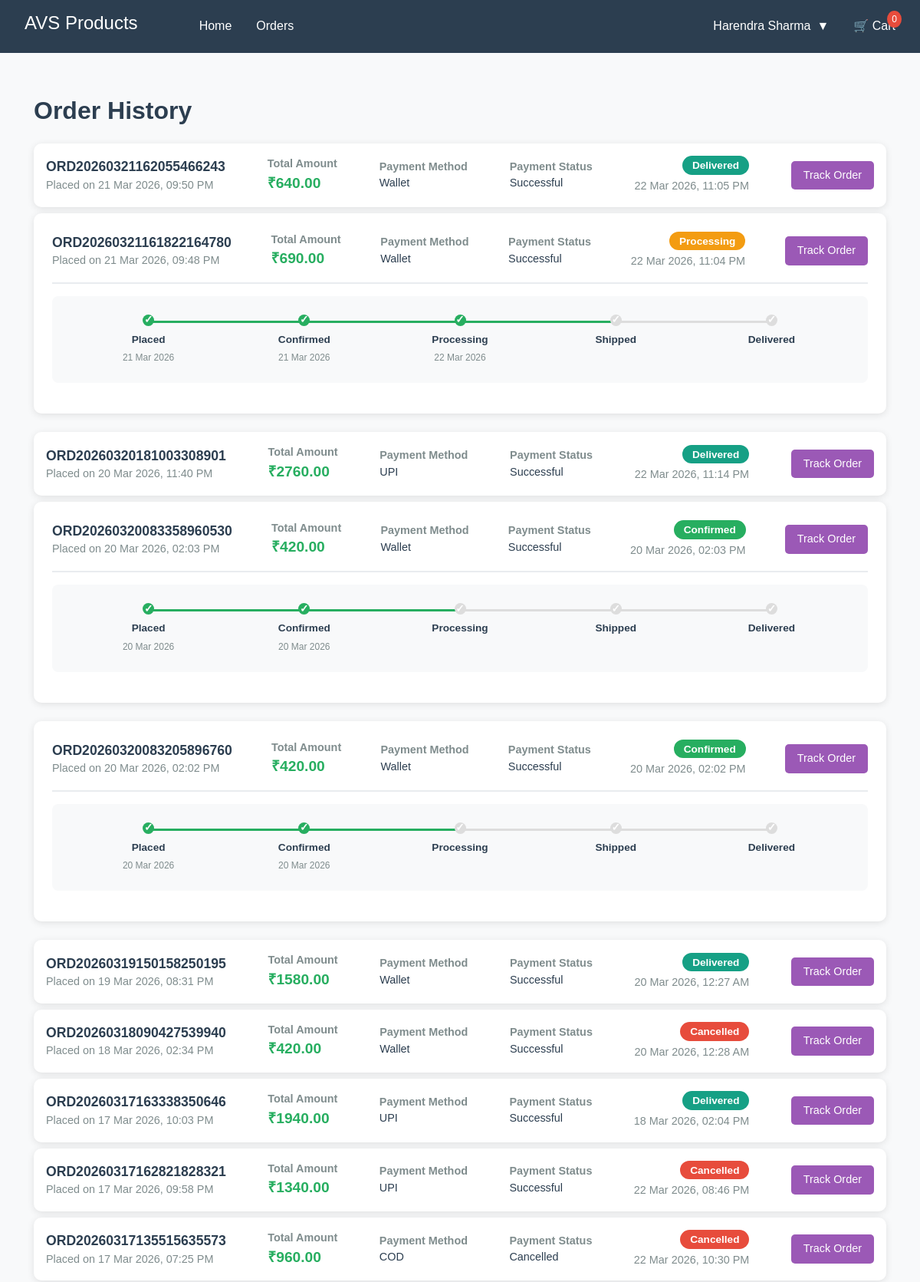
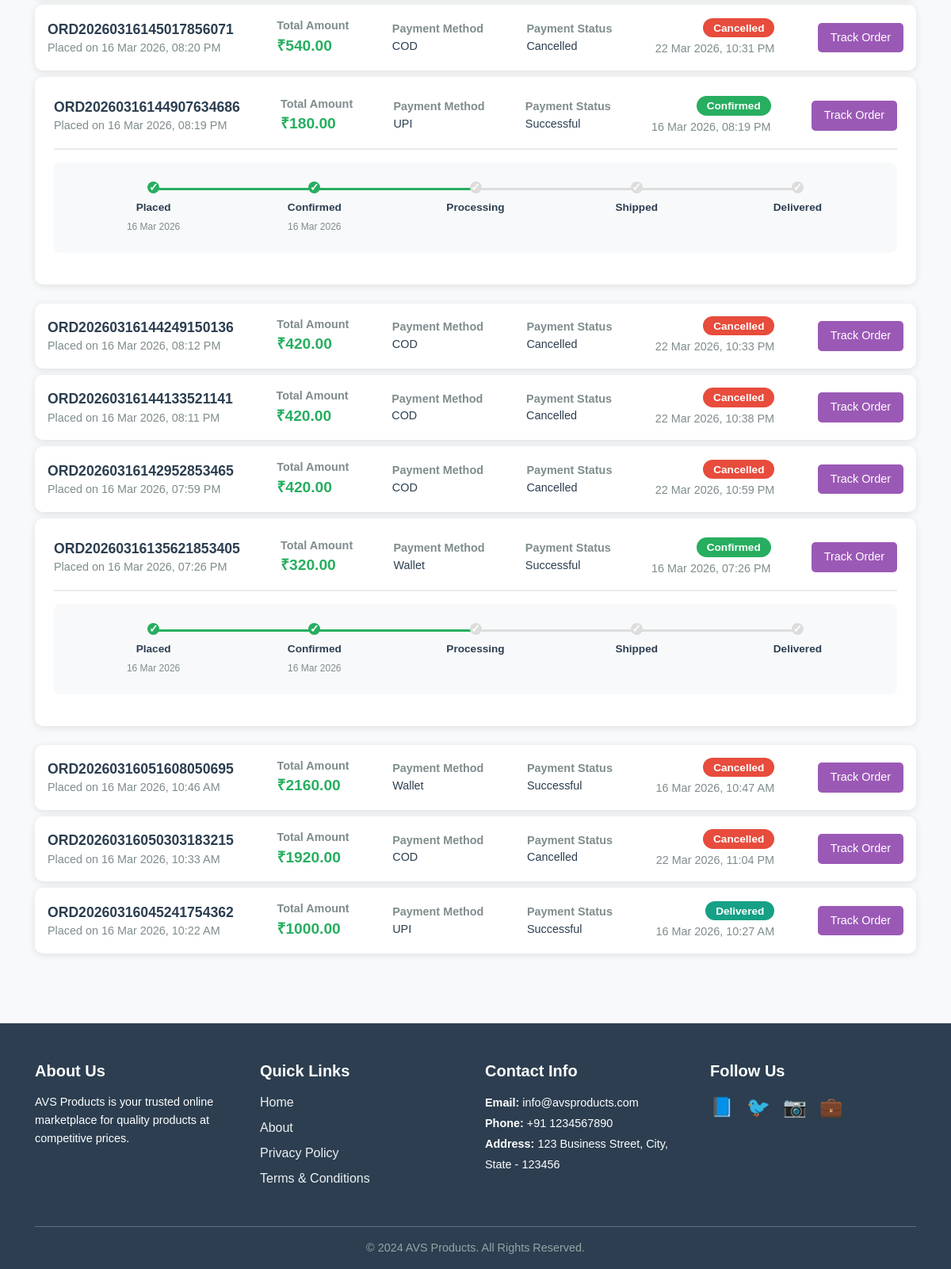
/orders/ (signed in), run on the app's committed database (2 pictures, top to bottom).
### customer/models.py (models this page shows, shortened)
class Customer(models.Model):
    first_name = models.CharField(max_length=100)
    middle_name = models.CharField(max_length=100, blank=True, null=True)
    last_name = models.CharField(max_length=100)
    email = models.EmailField(unique=True)
    phone = models.CharField(max_length=20)
    username = models.CharField(max_length=100, unique=True)
    password = models.CharField(max_length=255)
    created_at = models.DateTimeField(auto_now_add=True)
    status = models.BooleanField(default=True)
    disabled_at = models.DateTimeField(blank=True, null=True)
    class Meta:
        db_table = 'customer'

### management/models.py (models this page shows, shortened)
class Order(models.Model):
    ORDER_STATUS_CHOICES = [
        ('Pending', 'Pending'),
        ('Placed', 'Placed'),
        ('Confirmed', 'Confirmed'),
        ('Processing', 'Processing'),
        ('Shipped', 'Shipped'),
        ('Delivered', 'Delivered'),
        ('Cancelled', 'Cancelled'),
    ]
    PAYMENT_METHOD_CHOICES = [
        ('Wallet', 'Wallet'),
        ('Cash', 'Cash'),
        ('COD', 'COD'),
        ('Card', 'Card'),
        ('UPI', 'UPI'),
        ('Net Banking', 'Net Banking'),
    ]
    PAYMENT_STATUS_CHOICES = [
        ('Pending', 'Pending'),
        ('Successful', 'Successful'),
        ('Failed', 'Failed'),
        ('Cancelled', 'Cancelled'),
    ]
    PLACED_TYPE_CHOICES = [
        ('Online', 'Online'),
        ('Offline', 'Offline'),
    ]
    ORDER_TYPE_CHOICES = [
        ('New', 'New'),
        ('Return', 'Return'),
        ('Exchange', 'Exchange'),
        ('Cancel', 'Cancel'),
    ]
    order_id = models.CharField(max_length=50, primary_key=True)
    customer_name = models.CharField(max_length=255)
    customer_email = models.EmailField()
    customer_phone = models.CharField(max_length=20)
    bill_name = models.CharField(max_length=255)
    bill_phone = models.CharField(max_length=20)
    bill_address1 = models.CharField(max_length=255)
    bill_address2 = models.CharField(max_length=255, blank=True, null=True)
    bill_city = models.CharField(max_length=100)
    bill_state = models.CharField(max_length=100)
    bill_pin = models.CharField(max_length=10)
    bill_country = models.CharField(max_length=100, default='India')
    ship_name = models.CharField(max_length=255)
    ship_phone = models.CharField(max_length=20)
    ship_address1 = models.CharField(max_length=255)
    ship_address2 = models.CharField(max_length=255, blank=True, null=True)
    ship_city = models.CharField(max_length=100)
    ship_state = models.CharField(max_length=100)
    ship_pin = models.CharField(max_length=10)
    ship_country = models.CharField(max_length=100, default='India')
    total_amount = models.DecimalField(max_digits=10, decimal_places=2)
    delivery_charge = models.DecimalField(max_digits=10, decimal_places=2, default=0)
    sold_by = models.CharField(max_length=100)
    order_status = models.CharField(max_length=20, choices=ORDER_STATUS_CHOICES, default='Placed')
    payment_method = models.CharField(max_length=50, choices=PAYMENT_METHOD_CHOICES)
    payment_status = models.CharField(max_length=20, choices=PAYMENT_STATUS_CHOICES, default='Pending')
    placed_type = models.CharField(max_length=20, choices=PLACED_TYPE_CHOICES)
    old_order_id = models.CharField(max_length=50, blank=True, null=True)
    order_type = models.CharField(max_length=20, choices=ORDER_TYPE_CHOICES, default='New')
    transaction_id = models.CharField(max_length=100, blank=True, null=True)
    tracking_number = models.CharField(max_length=100, blank=True, null=True)
    items_details = models.TextField(blank=True, null=True)
    placed_at = models.DateTimeField(auto_now_add=True)
    placed_by = models.CharField(max_length=100, blank=True, null=True)
    confirmed_at = models.DateTimeField(blank=True, null=True)
    confirmed_by = models.CharField(max_length=100, blank=True, null=True)
    confirmed_comments = models.TextField(blank=True, null=True)
    processing_at = models.DateTimeField(blank=True, null=True)
    processing_by = models.CharField(max_length=100, blank=True, null=True)
    processing_comments = models.TextField(blank=True, null=True)
    shipped_at = models.DateTimeField(blank=True, null=True)
    shipped_by = models.CharField(max_length=100, blank=True, null=True)
    shipped_comments = models.TextField(blank=True, null=True)
    delivered_at = models.DateTimeField(blank=True, null=True)
    delivered_by = models.CharField(max_length=100, blank=True, null=True)
    delivered_comments = models.TextField(blank=True, null=True)
    cancelled_at = models.DateTimeField(blank=True, null=True)
    cancelled_by = models.CharField(max_length=100, blank=True, null=True)
    cancelled_comments = models.TextField(blank=True, null=True)
    created_at = models.DateTimeField(auto_now_add=True)
    created_by = models.CharField(max_length=100)
    modified_at = models.DateTimeField(auto_now=True)
    modified_by = models.CharField(max_length=100, blank=True, null=True)
    modified_comments = models.TextField(blank=True, null=True)
    invoice_no = models.IntegerField(unique=True, null=True, blank=True)
    class Meta:
        db_table = 'business_order'

### customer/views.py (the view)
# urls.py: path('orders/', views.order_history, name='order_history'),
def order_history(request):
    if not request.session.get('is_logged_in'):
        return redirect('login')
    username = request.session.get('user_id')
    user = Customer.objects.filter(username=username).first()
    orders = Order.objects.filter(created_by=username).order_by('-created_at')
    return render(request, 'customer/order_history.html', {'orders': orders, 'user': user})

### templates/customer/order_history.html (shortened to what this page needs)
{% extends 'customer/base.html' %}
{% block content %}
<div class="container mt-4">
    <h2 class="mb-4" style="color: #2c3e50; font-weight: bold;">Order History</h2>
    {% if orders %}
        {% for order in orders %}
        <div class="order-card{% if order.order_status == 'Delivered' or order.order_status == 'Cancelled' %} compact{% endif %}">
            <div class="order-header" onclick="showOrderDetailsModal('{{ order.order_id }}')" style="cursor: pointer;">
                <div>
                    <div class="order-id" style="color: #2c3e50;">{{ order.order_id }}</div>
                    <div class="order-date">Placed on {{ order.placed_at|date:"d M Y, h:i A" }}</div>
                </div>
                <div class="detail-item">
                    <div class="detail-label">Total Amount</div>
                    <div class="detail-value" style="font-size: 1.2rem; font-weight: bold; color: #27ae60;">₹{{ order.total_amount }}</div>
                </div>
                <div class="detail-item">
                    <div class="detail-label">Payment Method</div>
                    <div class="detail-value">{{ order.payment_method }}</div>
                </div>
                <div class="detail-item">
                    <div class="detail-label">Payment Status</div>
                    <div class="detail-value">{{ order.payment_status }}</div>
                </div>
                <div style="text-align: right;">
                    <span class="status-badge status-{{ order.order_status|lower }}">{{ order.order_status }}</span>
                    <div class="order-date" style="margin-top: 0.3rem;">
                        {% if order.order_status == 'Placed' and order.placed_at %}{{ order.placed_at|date:"d M Y, h:i A" }}
                        {% elif order.order_status == 'Confirmed' and order.confirmed_at %}{{ order.confirmed_at|date:"d M Y, h:i A" }}
                        {% elif order.order_status == 'Processing' and order.processing_at %}{{ order.processing_at|date:"d M Y, h:i A" }}
                        {% elif order.order_status == 'Shipped' and order.shipped_at %}{{ order.shipped_at|date:"d M Y, h:i A" }}
                        {% elif order.order_status == 'Delivered' and order.delivered_at %}{{ order.delivered_at|date:"d M Y, h:i A" }}
                        {% elif order.order_status == 'Cancelled' and order.cancelled_at %}{{ order.cancelled_at|date:"d M Y, h:i A" }}
                        {% endif %}
                    </div>
                </div>
                <div style="display: flex; gap: 0.5rem;">
                <button class="view-details-btn" style="background: #9b59b6;" onclick="event.stopPropagation(); showTrackingModal('{{ order.order_id }}')">Track Order</button>
            </div>
            </div>
            {% if order.order_status != 'Delivered' and order.order_status != 'Cancelled' %}
            <div class="tracking-horizontal">
                <div class="h-step {% if order.placed_at %}completed{% endif %}">
                    <div class="h-step-icon">✓</div>
                    <div class="h-step-label">Placed</div>
                    {% if order.placed_at %}<div class="h-step-time">{{ order.placed_at|date:"d M Y" }}</div>{% endif %}
                </div>
                <div class="h-step {% if order.confirmed_at %}completed{% endif %}">
                    <div class="h-step-icon">✓</div>
                    <div class="h-step-label">Confirmed</div>
                    {% if order.confirmed_at %}<div class="h-step-time">{{ order.confirmed_at|date:"d M Y" }}</div>{% endif %}
                </div>
                <div class="h-step {% if order.processing_at %}completed{% endif %}">
                    <div class="h-step-icon">✓</div>
                    <div class="h-step-label">Processing</div>
                    {% if order.processing_at %}<div class="h-step-time">{{ order.processing_at|date:"d M Y" }}</div>{% endif %}
                </div>
                <div class="h-step {% if order.shipped_at %}completed{% endif %}">
                    <div class="h-step-icon">✓</div>
                    <div class="h-step-label">Shipped</div>
                </div>
                <div class="h-step {% if order.delivered_at %}completed{% endif %}">
                    <div class="h-step-icon">✓</div>
                    <div class="h-step-label">Delivered</div>
                </div>
            </div>
            {% endif %}
        </div>
        {% endfor %}
    {% endif %}
</div>
{% endblock %}

### templates/customer/base.html (shortened to what this page needs)
<!DOCTYPE html>
<html lang="en">
<head>
    <link href="https://cdn.jsdelivr.net/npm/bootstrap@5.1.3/dist/css/bootstrap.min.css" rel="stylesheet">
</head>
<body>
    <nav>
        <div style="display: flex; align-items: center; gap: 3rem;">
            <h1>AVS Products</h1>
            <ul style="margin: 0;">
                <li><a href="{% url 'home' %}">Home</a></li>
                <li><a href="{% url 'order_history' %}">Orders</a></li>
            </ul>
        </div>
        <ul style="margin: 0;">
            {% if user and user.username %}
            <li class="profile-dropdown">
                <button class="profile-btn" onclick="toggleProfileDropdown()">
                    <span>{{ user.first_name }} {% if user.middle_name %}{{ user.middle_name }} {% endif %}{{ user.last_name }}</span>
                    <span>▼</span>
                </button>
            </li>
            {% else %}
            <li><a href="{% url 'login' %}">Login</a></li>
            {% endif %}
            <li class="cart-icon">
                <a href="{% url 'checkout' %}">🛒 Cart <span class="cart-count" id="cartCount">0</span></a>
            </li>
        </ul>
    </nav>
    <main>
        {% block content %}{% endblock %}
    </main>
    <footer style="background: #2c3e50; color: white; padding: 3rem 2rem 1rem; margin-top: 3rem;">
        <div class="container-fluid">
            <div class="row">
                <div class="col-md-3">
                    <h5 style="margin-bottom: 1rem; font-weight: bold;">About Us</h5>
                    <p style="font-size: 0.9rem; line-height: 1.6;">AVS Products is your trusted online marketplace for quality products at competitive prices.</p>
                </div>
                <div class="col-md-3">
                    <h5 style="margin-bottom: 1rem; font-weight: bold;">Quick Links</h5>
                    <ul style="list-style: none; padding: 0;">
                        <li style="margin-bottom: 0.5rem;"><a href="{% url 'home' %}" style="color: #ecf0f1; text-decoration: none;">Home</a></li>
                        <li style="margin-bottom: 0.5rem;"><a href="#" style="color: #ecf0f1; text-decoration: none;">About</a></li>
                        <li style="margin-bottom: 0.5rem;"><a href="#" style="color: #ecf0f1; text-decoration: none;">Privacy Policy</a></li>
                        <li style="margin-bottom: 0.5rem;"><a href="#" style="color: #ecf0f1; text-decoration: none;">Terms & Conditions</a></li>
                    </ul>
                </div>
                <div class="col-md-3">
                    <h5 style="margin-bottom: 1rem; font-weight: bold;">Contact Info</h5>
                    <p style="font-size: 0.9rem; line-height: 1.8; margin: 0;">
                        <strong>Email:</strong> info@avsproducts.com<br>
                        <strong>Phone:</strong> +91 1234567890<br>
                        <strong>Address:</strong> 123 Business Street, City, State - 123456
                    </p>
                </div>
                <div class="col-md-3">
                    <h5 style="margin-bottom: 1rem; font-weight: bold;">Follow Us</h5>
                    <div style="display: flex; gap: 1rem; font-size: 1.5rem;">
                        <a href="#" style="color: #ecf0f1; text-decoration: none;">📘</a>
                        <a href="#" style="color: #ecf0f1; text-decoration: none;">🐦</a>
                        <a href="#" style="color: #ecf0f1; text-decoration: none;">📷</a>
                        <a href="#" style="color: #ecf0f1; text-decoration: none;">💼</a>
                    </div>
                </div>
            </div>
            <hr style="border-color: #34495e; margin: 2rem 0 1rem;">
            <div class="text-center" style="font-size: 0.9rem; color: #95a5a6;">
                <p style="margin: 0;">&copy; 2024 AVS Products. All Rights Reserved.</p>
            </div>
        </div>
    </footer>
</body>
</html>

### data on the page
Customer: first_name "Harendra", last_name "Sharma"
Order: order_id "ORD20260321162055466243", placed_at "21 Mar 2026, 09:50 PM", total_amount "640.00", payment_method "Wallet", payment_status "Successful", order_status "Delivered", delivered_at "22 Mar 2026, 11:05 PM"
Order: order_id "ORD20260321161822164780", placed_at "21 Mar 2026, 09:48 PM", total_amount "690.00", payment_method "Wallet", payment_status "Successful", order_status "Processing", processing_at "22 Mar 2026, 11:04 PM", placed_at "21 Mar 2026", confirmed_at "21 Mar 2026", processing_at "22 Mar 2026"
Order: order_id "ORD20260320181003308901", placed_at "20 Mar 2026, 11:40 PM", total_amount "2760.00", payment_method "UPI", payment_status "Successful", order_status "Delivered", delivered_at "22 Mar 2026, 11:14 PM"
Order: order_id "ORD20260320083358960530", placed_at "20 Mar 2026, 02:03 PM", total_amount "420.00", payment_method "Wallet", payment_status "Successful", order_status "Confirmed", confirmed_at "20 Mar 2026, 02:03 PM", placed_at "20 Mar 2026", confirmed_at "20 Mar 2026"
Order: order_id "ORD20260320083205896760", placed_at "20 Mar 2026, 02:02 PM", total_amount "420.00", payment_method "Wallet", payment_status "Successful", order_status "Confirmed", confirmed_at "20 Mar 2026, 02:02 PM", placed_at "20 Mar 2026", confirmed_at "20 Mar 2026"
Order: order_id "ORD20260319150158250195", placed_at "19 Mar 2026, 08:31 PM", total_amount "1580.00", payment_method "Wallet", payment_status "Successful", order_status "Delivered", delivered_at "20 Mar 2026, 12:27 AM"
Order: order_id "ORD20260318090427539940", placed_at "18 Mar 2026, 02:34 PM", total_amount "420.00", payment_method "Wallet", payment_status "Successful", order_status "Cancelled", cancelled_at "20 Mar 2026, 12:28 AM"
Order: order_id "ORD20260317163338350646", placed_at "17 Mar 2026, 10:03 PM", total_amount "1940.00", payment_method "UPI", payment_status "Successful", order_status "Delivered", delivered_at "18 Mar 2026, 02:04 PM"
Order: order_id "ORD20260317162821828321", placed_at "17 Mar 2026, 09:58 PM", total_amount "1340.00", payment_method "UPI", payment_status "Successful", order_status "Cancelled", cancelled_at "22 Mar 2026, 08:46 PM"
Order: order_id "ORD20260317135515635573", placed_at "17 Mar 2026, 07:25 PM", total_amount "960.00", payment_method "COD", payment_status "Cancelled", order_status "Cancelled", cancelled_at "22 Mar 2026, 10:30 PM"
Order: order_id "ORD20260316145017856071", placed_at "16 Mar 2026, 08:20 PM", total_amount "540.00", payment_method "COD", payment_status "Cancelled", order_status "Cancelled", cancelled_at "22 Mar 2026, 10:31 PM"
Order: order_id "ORD20260316144907634686", placed_at "16 Mar 2026, 08:19 PM", total_amount "180.00", payment_method "UPI", payment_status "Successful", order_status "Confirmed", confirmed_at "16 Mar 2026, 08:19 PM", placed_at "16 Mar 2026", confirmed_at "16 Mar 2026"
Order: order_id "ORD20260316144249150136", placed_at "16 Mar 2026, 08:12 PM", total_amount "420.00", payment_method "COD", payment_status "Cancelled", order_status "Cancelled", cancelled_at "22 Mar 2026, 10:33 PM"
Order: order_id "ORD20260316144133521141", placed_at "16 Mar 2026, 08:11 PM", total_amount "420.00", payment_method "COD", payment_status "Cancelled", order_status "Cancelled", cancelled_at "22 Mar 2026, 10:38 PM"
Order: order_id "ORD20260316142952853465", placed_at "16 Mar 2026, 07:59 PM", total_amount "420.00", payment_method "COD", payment_status "Cancelled", order_status "Cancelled", cancelled_at "22 Mar 2026, 10:59 PM"
Order: order_id "ORD20260316135621853405", placed_at "16 Mar 2026, 07:26 PM", total_amount "320.00", payment_method "Wallet", payment_status "Successful", order_status "Confirmed", confirmed_at "16 Mar 2026, 07:26 PM", placed_at "16 Mar 2026", confirmed_at "16 Mar 2026"
Order: order_id "ORD20260316051608050695", placed_at "16 Mar 2026, 10:46 AM", total_amount "2160.00", payment_method "Wallet", payment_status "Successful", order_status "Cancelled", cancelled_at "16 Mar 2026, 10:47 AM"
Order: order_id "ORD20260316050303183215", placed_at "16 Mar 2026, 10:33 AM", total_amount "1920.00", payment_method "COD", payment_status "Cancelled", order_status "Cancelled", cancelled_at "22 Mar 2026, 11:04 PM"
Order: order_id "ORD20260316045241754362", placed_at "16 Mar 2026, 10:22 AM", total_amount "1000.00", payment_method "UPI", payment_status "Successful", order_status "Delivered", delivered_at "16 Mar 2026, 10:27 AM"
